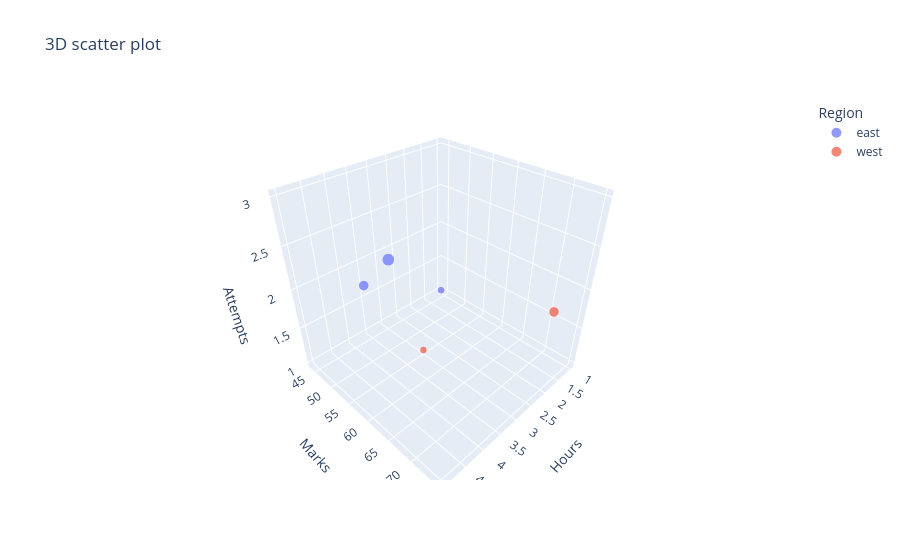

The cell this chart's notebook holds for it:
### Markdown cell above
### 3D scatter

### Code cell
px.scatter_3d(
    df,
    x = "Hours",
    y = "Marks",
    z = "Attempts",
    color = "Region",
    size = "Attempts",
    title = "3D scatter plot"
).show()

### Figure 1 — Plotly figure (JSON) as saved in the notebook; plotly's stock layout.template omitted (floating-point values rounded to 4 significant figures)
{"data": [{"hovertemplate": "Region=east<br>Hours=%{x}<br>Marks=%{y}<br>Attempts=%{marker.size}<extra></extra>", "legendgroup": "east", "marker": {"color": "#636efa", "size": [2, 3, 1], "sizemode": "area", "sizeref": 0.0075, "symbol": "circle"}, "mode": "markers", "name": "east", "scene": "scene", "showlegend": true, "type": "scatter3d", "x": [4, 5, 1], "y": [50, 67, 44], "z": [2, 3, 1]}, {"hovertemplate": "Region=west<br>Hours=%{x}<br>Marks=%{y}<br>Attempts=%{marker.size}<extra></extra>", "legendgroup": "west", "marker": {"color": "#EF553B", "size": [1, 2], "sizemode": "area", "sizeref": 0.0075, "symbol": "circle"}, "mode": "markers", "name": "west", "scene": "scene", "showlegend": true, "type": "scatter3d", "x": [3, 2], "y": [55, 75], "z": [1, 2]}], "layout": {"legend": {"itemsizing": "constant", "title": {"text": "Region"}, "tracegroupgap": 0}, "scene": {"domain": {"x": [0, 1], "y": [0, 1]}, "xaxis": {"title": {"text": "Hours"}}, "yaxis": {"title": {"text": "Marks"}}, "zaxis": {"title": {"text": "Attempts"}}}, "title": {"text": "3D scatter plot"}}}
